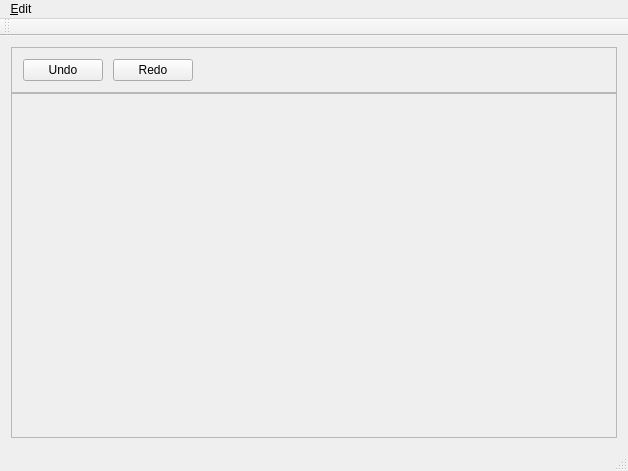
<?xml version="1.0" encoding="UTF-8"?>
<ui version="4.0">
 <class>MainWindow</class>
 <widget class="QMainWindow" name="MainWindow">
  <property name="geometry">
   <rect>
    <x>0</x>
    <y>0</y>
    <width>628</width>
    <height>471</height>
   </rect>
  </property>
  <property name="windowTitle">
   <string>MainWindow</string>
  </property>
  <widget class="QWidget" name="centralWidget">
   <layout class="QVBoxLayout" name="verticalLayout">
    <property name="spacing">
     <number>0</number>
    </property>
    <item>
     <widget class="QFrame" name="frame">
      <property name="frameShape">
       <enum>QFrame::StyledPanel</enum>
      </property>
      <property name="frameShadow">
       <enum>QFrame::Raised</enum>
      </property>
      <layout class="QHBoxLayout" name="horizontalLayout">
       <property name="spacing">
        <number>0</number>
       </property>
       <item>
        <widget class="QPushButton" name="undoButton">
         <property name="text">
          <string>Undo</string>
         </property>
        </widget>
       </item>
       <item>
        <spacer name="horizontalSpacer_2">
         <property name="orientation">
          <enum>Qt::Horizontal</enum>
         </property>
         <property name="sizeType">
          <enum>QSizePolicy::Fixed</enum>
         </property>
         <property name="sizeHint" stdset="0">
          <size>
           <width>10</width>
           <height>20</height>
          </size>
         </property>
        </spacer>
       </item>
       <item>
        <widget class="QPushButton" name="redoButton">
         <property name="text">
          <string>Redo</string>
         </property>
        </widget>
       </item>
       <item>
        <spacer name="horizontalSpacer">
         <property name="orientation">
          <enum>Qt::Horizontal</enum>
         </property>
         <property name="sizeHint" stdset="0">
          <size>
           <width>440</width>
           <height>20</height>
          </size>
         </property>
        </spacer>
       </item>
      </layout>
     </widget>
    </item>
    <item>
     <widget class="QFrame" name="canvasFrame">
      <property name="sizePolicy">
       <sizepolicy hsizetype="Expanding" vsizetype="Expanding">
        <horstretch>0</horstretch>
        <verstretch>0</verstretch>
       </sizepolicy>
      </property>
      <property name="frameShape">
       <enum>QFrame::StyledPanel</enum>
      </property>
      <property name="frameShadow">
       <enum>QFrame::Raised</enum>
      </property>
      <layout class="QVBoxLayout" name="verticalLayout_2">
       <property name="leftMargin">
        <number>0</number>
       </property>
       <property name="topMargin">
        <number>0</number>
       </property>
       <property name="rightMargin">
        <number>0</number>
       </property>
       <property name="bottomMargin">
        <number>0</number>
       </property>
      </layout>
     </widget>
    </item>
   </layout>
  </widget>
  <widget class="QMenuBar" name="menuBar">
   <property name="geometry">
    <rect>
     <x>0</x>
     <y>0</y>
     <width>628</width>
     <height>22</height>
    </rect>
   </property>
   <widget class="QMenu" name="menuEdit">
    <property name="title">
     <string>&amp;Edit</string>
    </property>
    <addaction name="actionUndo"/>
    <addaction name="actionRedo"/>
   </widget>
   <addaction name="menuEdit"/>
  </widget>
  <widget class="QToolBar" name="mainToolBar">
   <attribute name="toolBarArea">
    <enum>TopToolBarArea</enum>
   </attribute>
   <attribute name="toolBarBreak">
    <bool>false</bool>
   </attribute>
  </widget>
  <widget class="QStatusBar" name="statusBar"/>
  <action name="actionUndo">
   <property name="text">
    <string>Undo</string>
   </property>
   <property name="shortcut">
    <string>Ctrl+Z</string>
   </property>
  </action>
  <action name="actionRedo">
   <property name="text">
    <string>Redo</string>
   </property>
   <property name="shortcut">
    <string>Ctrl+Shift+Z</string>
   </property>
  </action>
 </widget>
 <layoutdefault spacing="6" margin="11"/>
 <resources/>
 <connections/>
</ui>
